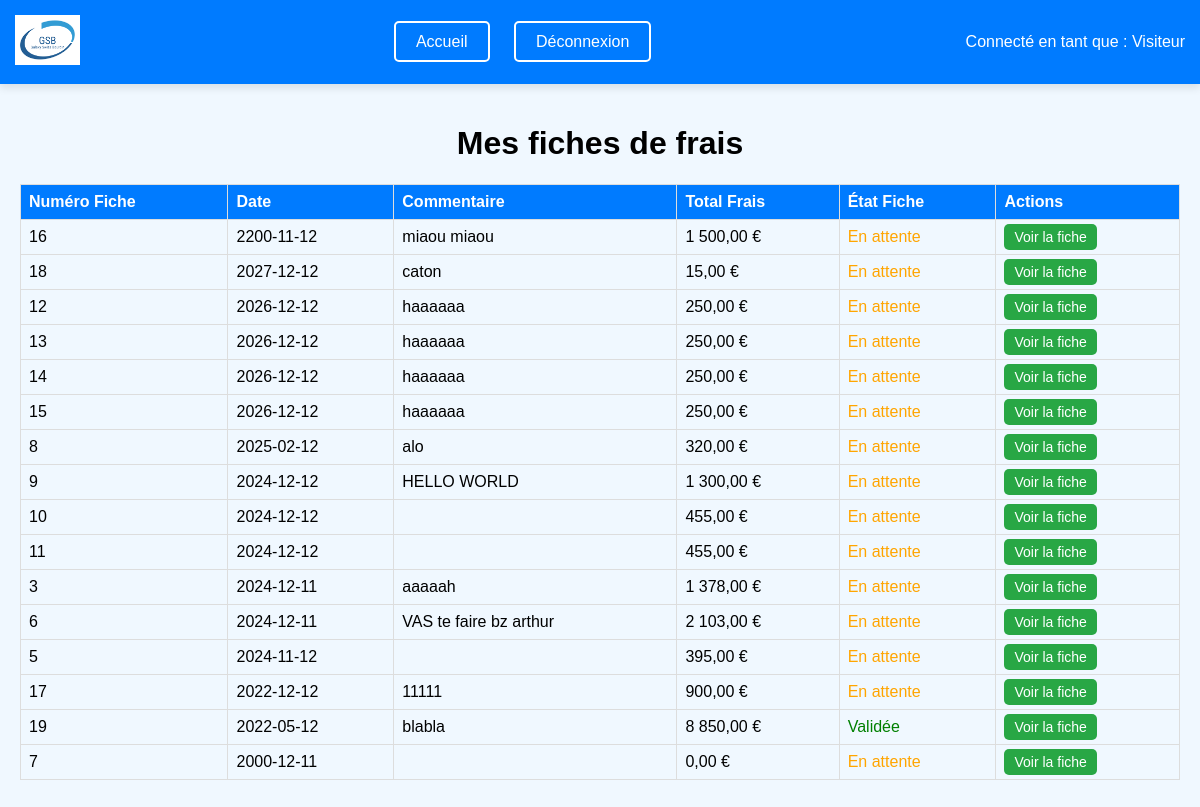
The app's page /fiche_frais_visiteur.php (signed in) with its own data.
### tables this page shows
CREATE TABLE `fiche` (
  `id_fiche` int(11) NOT NULL,
  `id_user` int(11) NOT NULL,
  `date` date NOT NULL,
  `commentaire` text DEFAULT NULL,
  `status` enum('Traité','Non Traité') NOT NULL DEFAULT 'Non Traité',
  `etat` enum('Validée','Refusée','En attente') DEFAULT 'En attente',
  `commentaireComptable` text DEFAULT NULL
);

### fiche_frais_visiteur.php (the view, shortened to what this page needs)
<?php
$serveur = "localhost";
$utilisateur = "root";
$mdpBDD = "";
$nomBDD = "bisounours";
try {
    $connexion = new PDO("mysql:host=$serveur;dbname=$nomBDD;charset=utf8", $utilisateur, $mdpBDD);
    $connexion->setAttribute(PDO::ATTR_ERRMODE, PDO::ERRMODE_EXCEPTION);
    $stmt = $connexion->prepare("
        SELECT f.id_fiche, f.date, f.commentaire, f.etat AS etat_fiche,
               SUM(l.quantite * l.prix_unitaire) AS total_frais
        FROM fiche f
        LEFT JOIN ligne_frais l ON f.id_fiche = l.id_fiche
        WHERE f.id_user = :id_user
        GROUP BY f.id_fiche
        ORDER BY f.date DESC
    ");
    $stmt->bindParam(':id_user', $_SESSION['id_user']);
    $stmt->execute();
    $fiches = $stmt->fetchAll(PDO::FETCH_ASSOC);
} catch (PDOException $e) {
    die("Erreur : " . $e->getMessage());
}
?>
<!DOCTYPE html>
<html lang="fr">
<head>
</head>
<body>
    <div class="navbar">
        <div class="navbar-logo">
            <img src="img/gsb.png" alt="Logo GSB">
        </div>
        <div class="navbar-buttons">
            <a href="accueil_visiteur.php">Accueil</a>
            <a href="deconnexion.php">Déconnexion</a>
        </div>
        <div class="navbar-user">
            Connecté en tant que : <?php echo $_SESSION['role']; ?>
        </div>
    </div>
    <div class="content">
        <h1>Mes fiches de frais</h1>
        <?php if (count($fiches) > 0): ?>
            <table>
                <thead>
                    <tr>
                        <th>Numéro Fiche</th>
                        <th>Date</th>
                        <th>Commentaire</th>
                        <th>Total Frais</th>
                        <th>État Fiche</th>
                        <th>Actions</th>
                    </tr>
                </thead>
                <tbody>
                    <?php foreach ($fiches as $fiche): ?>
                        <tr>
                            <td><?php echo $fiche['id_fiche']; ?></td>
                            <td><?php echo htmlspecialchars($fiche['date']); ?></td>
                            <td><?php echo htmlspecialchars($fiche['commentaire']); ?></td>
                            <td><?php echo number_format($fiche['total_frais'], 2, ',', ' '); ?> €</td>
                            <td>
                                <?php
                                    if ($fiche['etat_fiche'] === 'Validée') {
                                        echo '<span style="color: green;">Validée</span>';
                                    } elseif ($fiche['etat_fiche'] === 'Refusée') {
                                        echo '<span style="color: red;">Refusée</span>';
                                    } else {
                                        echo '<span style="color: orange;">En attente</span>';
                                    }
                                ?>
                            </td>
                            <td>
                                <a href="voir_fiche.php?id_fiche=<?php echo $fiche['id_fiche']; ?>" class="button-view">Voir la fiche</a>
                            </td>
                        </tr>
                    <?php endforeach; ?>
                </tbody>
            </table>
        <?php else: ?>
            <p>Aucune fiche de frais enregistrée.</p>
        <?php endif; ?>
    </div>
</body>
</html>

### fiche_frais_visiteur.php (style rules this page uses)
body { background-color: #f0f8ff; font-family: Arial, sans-serif; margin: 0; }
.navbar { background-color: #007bff; color: white; padding: 15px; display: flex; justify-content: space-between; align-items: center; box-shadow: 0 4px 8px rgba(0, 0, 0, 0.1); }
.navbar-logo img { height: 50px; }
.navbar-buttons a { text-decoration: none; color: white; margin: 0 10px; padding: 10px 20px; border-radius: 5px; background-color: transparent; border: 2px solid white; transition: background-color 0.3s; font-size: 16px; }
.content { padding: 20px; text-align: center; }
table { width: 100%; border-collapse: collapse; margin: 20px 0; }
table th, table td { border: 1px solid #ddd; padding: 8px; text-align: left; }
table th { background-color: #007bff; color: white; }
.button-view { padding: 5px 10px; color: white; background-color: #28a745; border: none; border-radius: 5px; cursor: pointer; text-decoration: none; font-size: 14px; }

### records on screen
fiche: id_fiche "16", date "2200-11-12", commentaire "miaou miaou", total_frais "1 500,00", etat "En attente"
fiche: id_fiche "18", date "2027-12-12", commentaire "caton", total_frais "15,00", etat "En attente"
fiche: id_fiche "12", date "2026-12-12", commentaire "haaaaaa", total_frais "250,00", etat "En attente"
fiche: id_fiche "13", date "2026-12-12", commentaire "haaaaaa", total_frais "250,00", etat "En attente"
fiche: id_fiche "14", date "2026-12-12", commentaire "haaaaaa", total_frais "250,00", etat "En attente"
fiche: id_fiche "15", date "2026-12-12", commentaire "haaaaaa", total_frais "250,00", etat "En attente"
fiche: id_fiche "8", date "2025-02-12", commentaire "alo", total_frais "320,00", etat "En attente"
fiche: id_fiche "9", date "2024-12-12", commentaire "HELLO WORLD", total_frais "1 300,00", etat "En attente"
fiche: id_fiche "10", date "2024-12-12", total_frais "455,00", etat "En attente"
fiche: id_fiche "11", date "2024-12-12", total_frais "455,00", etat "En attente"
fiche: id_fiche "3", date "2024-12-11", commentaire "aaaaah", total_frais "1 378,00", etat "En attente"
fiche: id_fiche "6", date "2024-12-11", commentaire "VAS te faire bz arthur", total_frais "2 103,00", etat "En attente"
fiche: id_fiche "5", date "2024-11-12", total_frais "395,00", etat "En attente"
fiche: id_fiche "17", date "2022-12-12", commentaire "11111", total_frais "900,00", etat "En attente"
fiche: id_fiche "19", date "2022-05-12", commentaire "blabla", total_frais "8 850,00", etat "Validée"
fiche: id_fiche "7", date "2000-12-11", total_frais "0,00", etat "En attente"

### other values on screen
$_SESSION['role'] "Visiteur"
